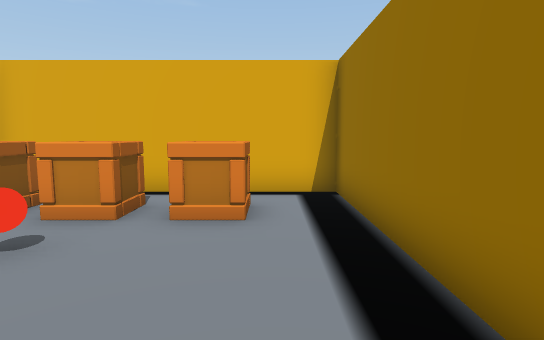
[1] (above)

20 first-person views from a walk through a Unity game level. The camera is 1.3 m above the floor, tilts 6° down and sees 80° across. The floor is counted in squares, 1 m on a side. Each view is taken from the middle of a square. On the plan, view 1 faces up. The plan holds only what a view shows up to about 14 squares ahead; the rest is blank. The place goes on beyond the plan. Some animated figures are not drawn. Door leaves are left out, so doorways stand open.

[2]
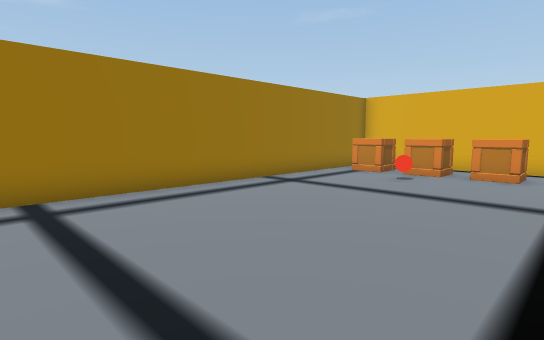

[3]
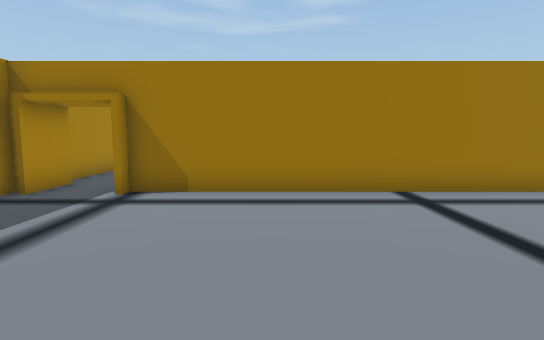

[4]
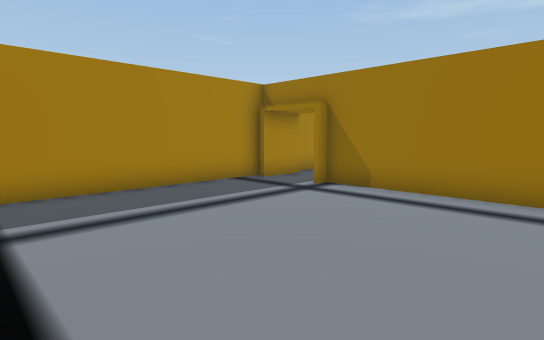

[5]
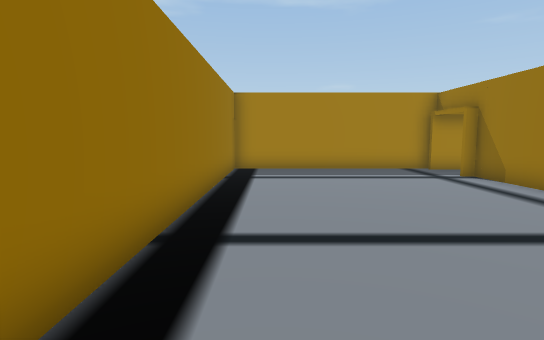

[6]
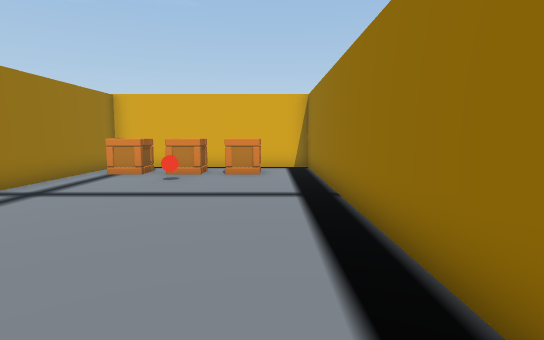

[7]
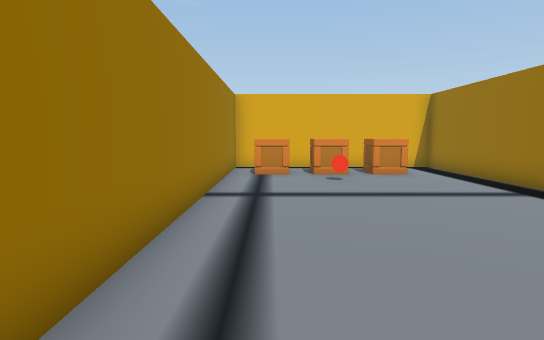

[8]
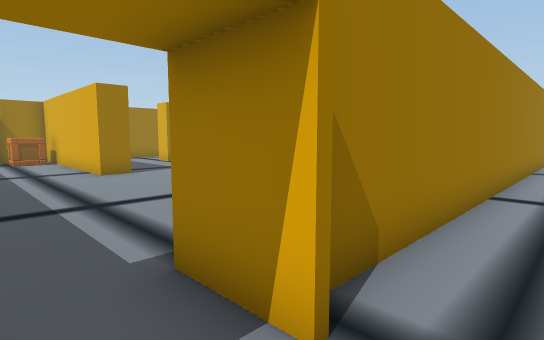

[9]
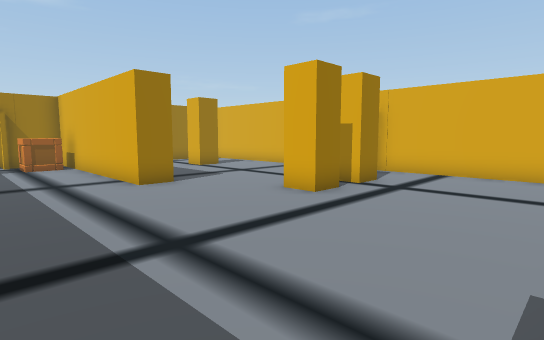

[10]
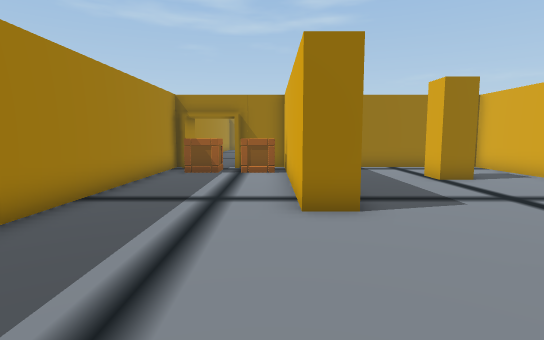

[11]
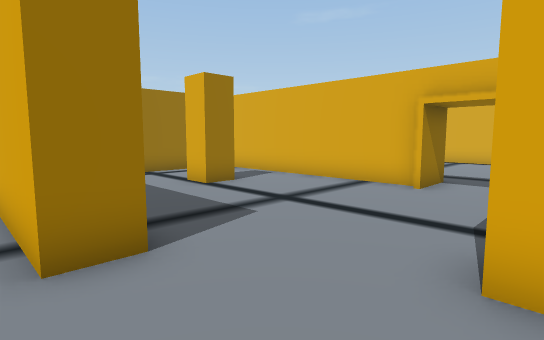

[12]
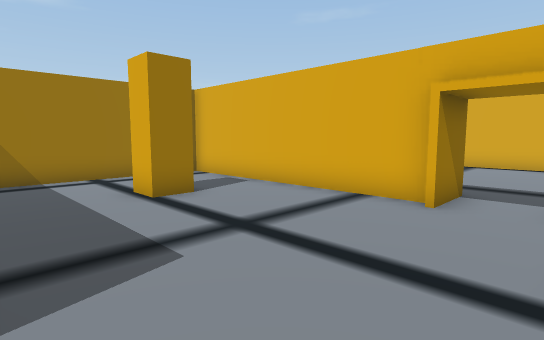

[13]
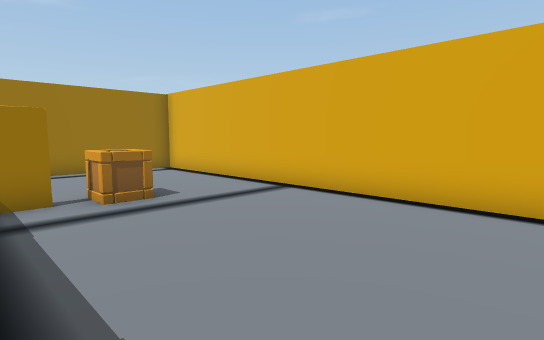

[14]
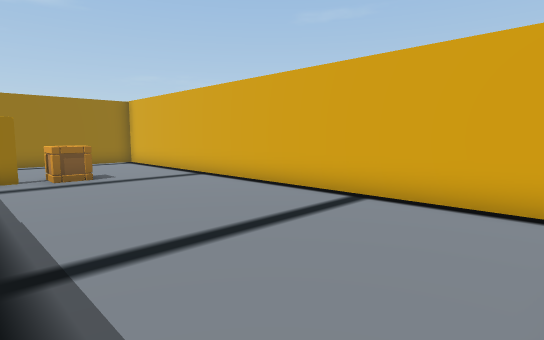

[15]
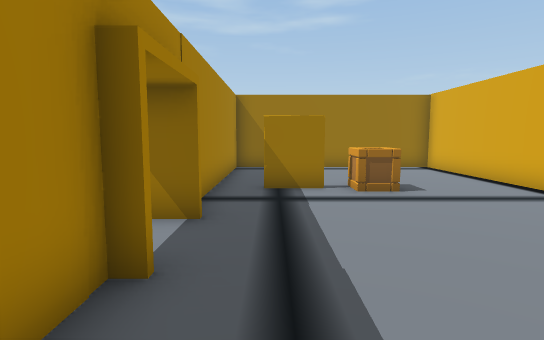

[16]
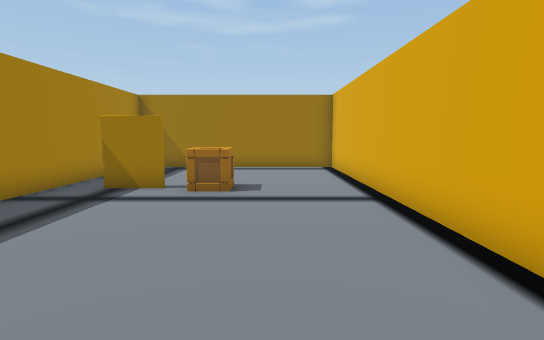

[17]
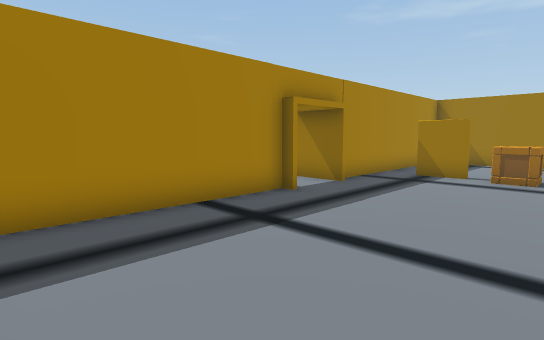

[18]
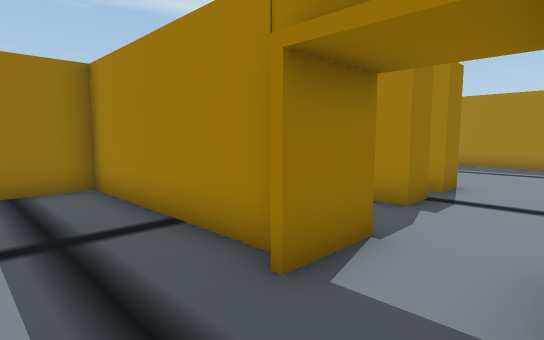

[19]
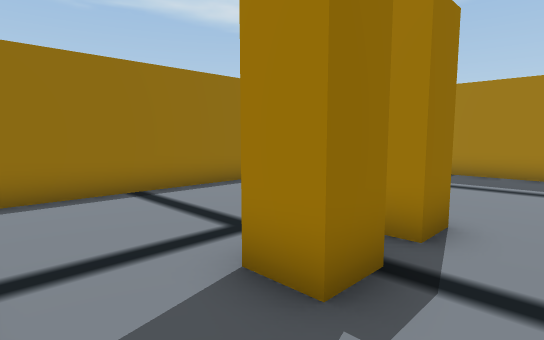

[20]
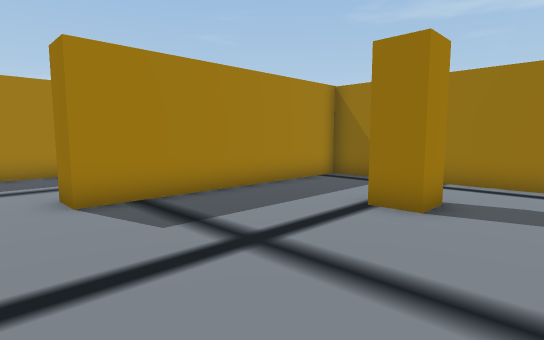

### Floor plan
Points are (right, up) in squares from view 1. A wall is a line through its corners. A room is listed if a view was taken in it or the views show most of it. See-through windows are left out.
Room 1 (views 1, 2, 3, 4, 5, 6, 7, 8)
walls: (-6.5, -14) (1.5, -14) (1.5, 7.5) (-6.5, 7.5) (-6.5, -11.3) (-6.1, -11.3); (-7.9, -13.5) (-6.1, -13.5)
ways out: open door at (-7, -12.5) to room 2
objects: crate (-5, 5) to (-5, 6); red ball (-3, 3) to (-3, 4); crate (-3, 5) to (-3, 6); crate (-1, 5) to (-1, 6)
Room 2 (views 9, 10, 11, 12, 19, 20)
walls: (-16.2, -1.5) (-24.5, -1.5) (-24.5, -8.5) (-16.5, -8.5) (-16.5, -9.5) (-24.5, -9.5) (-24.5, -11.5); (-16, -0.1) (-16, -1.9); (-7.5, -8.2) (-7.5, -2.6); (-8.9, -1.5) (-13.9, -1.5); (-6.1, -11.5) (-7.9, -11.5); (-24.5, -14) (-8.4, -14); (-25, -13.5) (-24.1, -13.5)
ways out: open door at (-7, -12.5) to room 1; open door at (-15, -1) to room 3; open door at (-25, -12.5)
objects: crate (-24, -13) to (-23, -12); crate (-24, -11) to (-23, -10); other object (-21, -5) to (-21, -4); other object (-13, -7) to (-13, -6); other object (-13, -5) to (-13, -4)
Room 3 (views 13, 14, 15, 16, 17, 18)
walls: (-19, 2.4) (-19, 0.8); (-13.9, -0.5) (-7.5, -0.5) (-7.5, 1.4); (-14, -1.9) (-14, -0.1); (-8.5, 7.5) (-24.5, 7.5) (-24.5, -0.5) (-16.6, -0.5)
ways out: open door at (-15, -1) to room 2; gap at (-19, 2)
objects: crate (-19, 3) to (-19, 4)

Where each view was taken, in squares from view 1:
view 1: 0 up, 0 right, facing up
view 2: 6 down, 1 right, facing up-left
view 3: 8 down, 1 right, facing left
view 4: 6 down, 1 right, facing down-left
view 5: 1 down, 0 right, facing down
view 6: 6 down, 0 right, facing up
view 7: 6 down, 5 left, facing up
view 8: 13 down, 5 left, facing up-left
view 9: 13 down, 8 left, facing up-left
view 10: 10 down, 11 left, facing left
view 11: 10 down, 13 left, facing up-left
view 12: 8 down, 14 left, facing up-left
view 13: 1 up, 12 left, facing up-left
view 14: 1 up, 8 left, facing up-left
view 15: 1 up, 11 left, facing left
view 16: 5 up, 11 left, facing left
view 17: 5 up, 8 left, facing down-left
view 18: 2 up, 16 left, facing down-right
view 19: 2 down, 15 left, facing down-right
view 20: 2 down, 15 left, facing down-left
